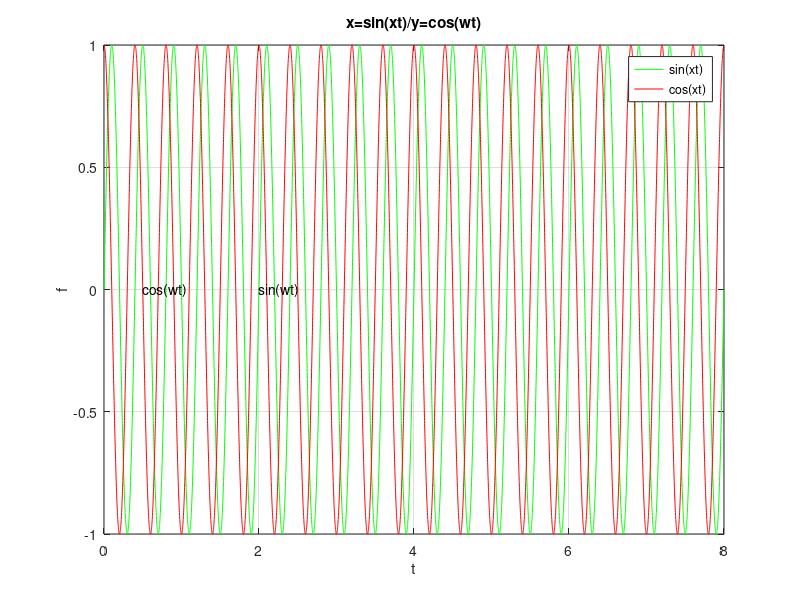

This chart was generated by the following MATLAB code:
t=0:0.001:8;                                                                % defining time period
disp('this world is lying, you beating ill magar himat na harna.');         % to print on command window
disp('to take input.');
i= input('enter any number');                                               % User input(to take input from user)
w=i*pi;                                                                     % declearing and initialing variable
x=sin(w*t);                                                                 % function defined
y=cos(w*t);
plot(t, x, 'g', t, y, 'r');                                                 % multiple plots on one graph
grid on
text(2,0, 'sin(wt)');                                                       % to add text at desired position
text(.5,0, 'cos(wt)');
legend('sin(xt)','cos(xt)');                                                % to add strings in the top right
xlabel('t');                                                                % labeling x-axis
ylabel('f');                                                                % labeling y-axis
title('x=sin(xt)/y=cos(wt)');                                               % title to graph
disp('graph is plotted in figure at i');